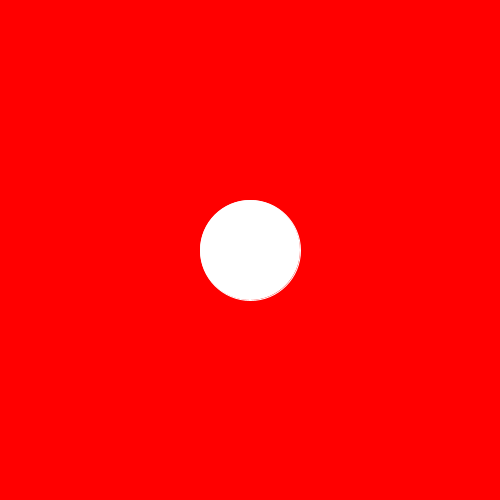
Frame 1 (no input)
Frame 60 (the mouse pressed at the canvas centre just before this capture): identical to frame 1, image omitted
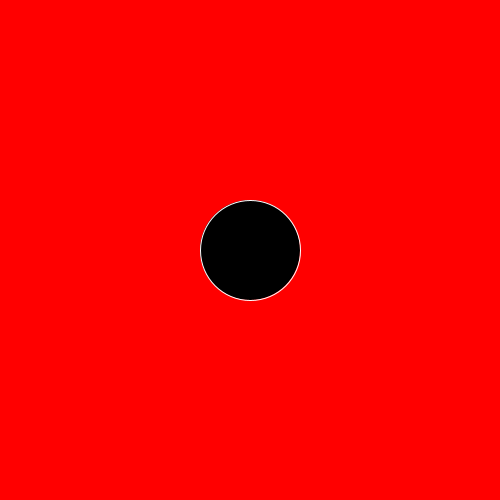
Frame 120 (the mouse held since frame 60 and released just before this capture)

The Processing sketch that drew these frames (run headless with seeded random() and noise(); from frame 60 on, the mouse is pressed at the canvas centre):

// Processing sketch: changing_circle
// ── changing_circle.pde
void setup() {
  size(500, 500);
  stroke(255);
}

void draw() {
  background(255,0,0);
  if (mousePressed) {
    fill(0);
  }
  ellipse(width/2,height/2,100,100);
}
